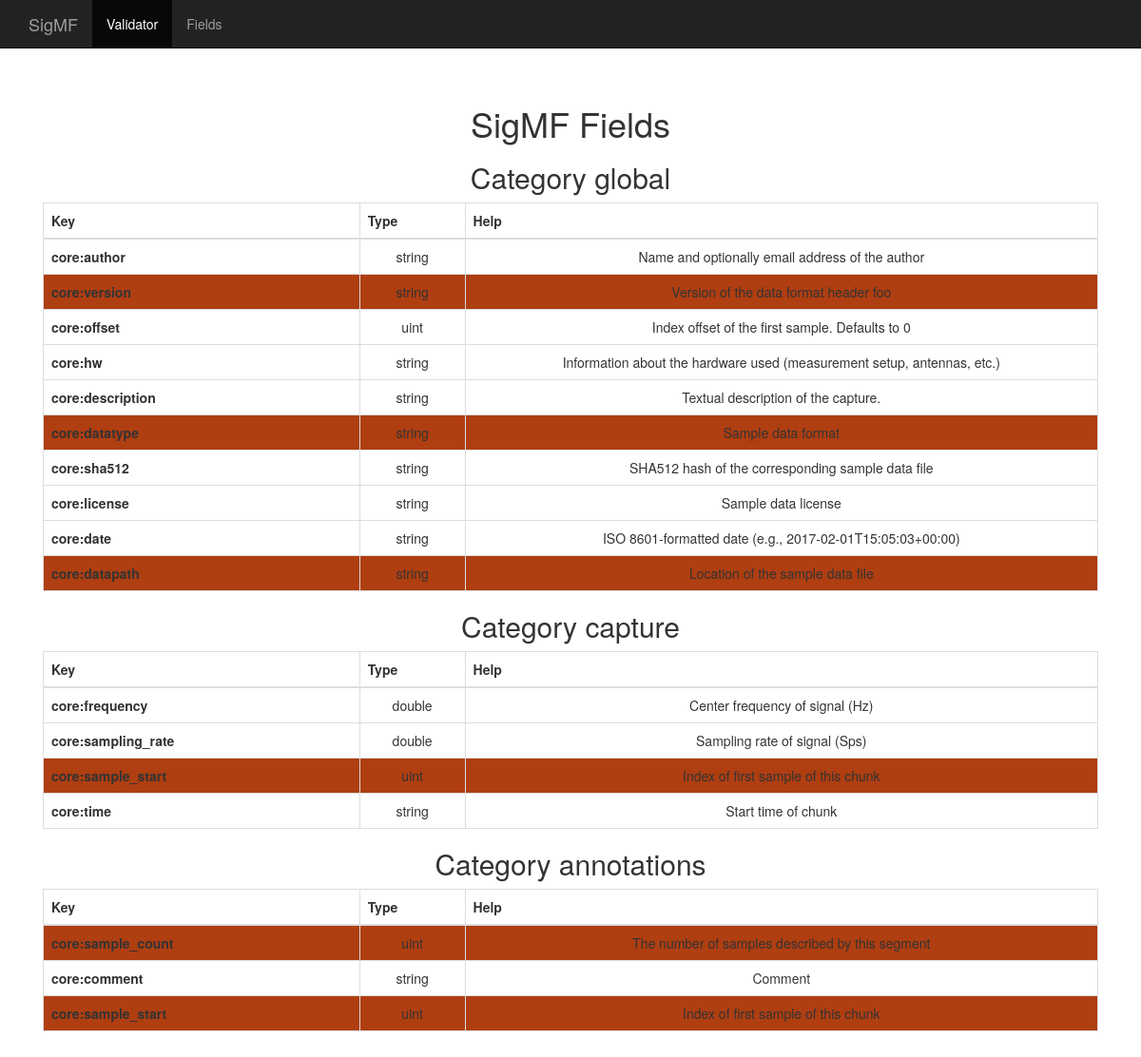
Screenshot of /validator/fields with the database file from the repository.
### validator/models.py (models this page shows, shortened)
class Field(models.Model):
    key_name = models.CharField(max_length=200)
    key_category = models.CharField(max_length=200)
    key_required = models.BooleanField(default=False)
    key_help = models.TextField(blank=True)
    value_type = models.CharField(max_length=200)
    value_format = models.CharField(max_length=200, blank=True)

### validator/views.py (the view)
def fields(request):
    global_fields = Field.objects.filter(key_category="global")
    capture_fields = Field.objects.filter(key_category="capture")
    annotations_fields = Field.objects.filter(key_category="annotations")
    categories = [{'name': "global",
                   'fields': global_fields},
                  {'name': "capture",
                   'fields': capture_fields},
                  {'name': "annotations",
                   'fields': annotations_fields}]
    context = {'categories': categories}
    return render(request, 'validator/fields.html', context)

### validator/templates/validator/fields.html
{% extends "validator/base.html" %}
{% load static %}
{% block content %}
<div class="starter-template">
<h1>SigMF Fields</h1>
{% for cat in categories %}
<h2>Category {{cat.name}}</h2>
<table class="table table-bordered">
    <thead>
        <tr>
            <th style="width:30%;">
                Key
            </th>
            <th style="width:10%;">
                Type
            </th>
            <th style="width:60%;">
                Help
            </th>
        </tr>
    </thead>
    <tbody>
    {% for field in cat.fields %}
    {% if field.key_required is True %}
        <tr style="background-color:#af3e11;">
    {% else %}
        <tr>
    {% endif %}
            <th scope="row">
                {{field.key_name}}
            </th>
            <td>
                {{field.value_type}}
            </td>
            <td>
                {{field.key_help}}
            </td>
        </tr>
    {% endfor %}
    </tbody>
</table>
{% endfor %}
</div>
{% endblock %}

### validator/templates/validator/base.html (shortened to what this page needs)
{% load static %}
<!DOCTYPE html>
<html lang="en">
  <head>
    <link rel="stylesheet"
        href="https://maxcdn.bootstrapcdn.com/bootstrap/3.3.7/css/bootstrap.min.css"
>
    <link href="
        {% static 'validator/css/ie10-viewport-bug-workaround.css' %}"
        rel="stylesheet">
    <link href="{% static 'validator/css/custom.css' %}" rel="stylesheet">
  </head>
  <body>
    <nav class="navbar navbar-inverse navbar-fixed-top">
      <div class="container">
        <div class="navbar-header">
          <a class="navbar-brand" href="{% url 'index' %}">SigMF</a>
        </div>
        <div id="navbar" class="collapse navbar-collapse">
          <ul class="nav navbar-nav">
            <li class="active"><a href="{% url 'index' %}">Validator</a></li>
            <li><a href="{% url 'fields' %}">Fields</a></li>
          </ul>
        </div>
      </div>
    </nav>
    <div class="container">
    {% block content %}
    {% endblock %}
    </div>
  </body>
</html>

### validator/static/validator/css/custom.css (style rules this page uses)
body { padding-top: 50px; }
.starter-template { padding: 40px 15px; text-align: center; }

### rows the page displays
Field: key_name "core:author", value_type "string", key_help "Name and optionally email address of the author"
Field: key_name "core:version", value_type "string", key_help "Version of the data format header foo"
Field: key_name "core:offset", value_type "uint", key_help "Index offset of the first sample. Defaults to 0"
Field: key_name "core:hw", value_type "string", key_help "Information about the hardware used (measurement setup, antennas, etc.)"
Field: key_name "core:description", value_type "string", key_help "Textual description of the capture."
Field: key_name "core:datatype", value_type "string", key_help "Sample data format"
Field: key_name "core:sha512", value_type "string", key_help "SHA512 hash of the corresponding sample data file"
Field: key_name "core:license", value_type "string", key_help "Sample data license"
Field: key_name "core:date", value_type "string", key_help "ISO 8601-formatted date (e.g., 2017-02-01T15:05:03+00:00)"
Field: key_name "core:datapath", value_type "string", key_help "Location of the sample data file"
Field: key_name "core:frequency", value_type "double", key_help "Center frequency of signal (Hz)"
Field: key_name "core:sampling_rate", value_type "double", key_help "Sampling rate of signal (Sps)"
Field: key_name "core:sample_start", value_type "uint", key_help "Index of first sample of this chunk"
Field: key_name "core:time", value_type "string", key_help "Start time of chunk"
Field: key_name "core:sample_count", value_type "uint", key_help "The number of samples described by this segment"
Field: key_name "core:comment", value_type "string", key_help "Comment"
Field: key_name "core:sample_start", value_type "uint", key_help "Index of first sample of this chunk"

### other values shown
{{ cat.name }} "global" "capture" "annotations"
